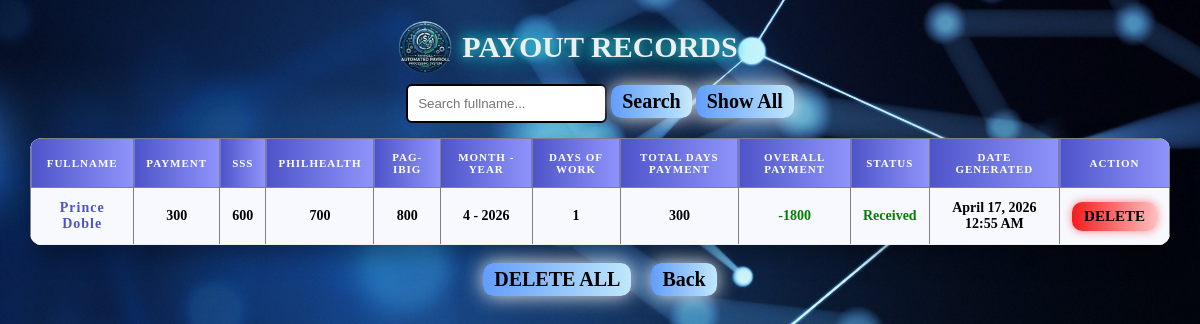
The app's page /AUTO_PAY/ADMIN/admin_emp_history.php with its own data.
### tables this page shows
CREATE TABLE `history` (
  `id` int(100) NOT NULL,
  `fullname` varchar(50) NOT NULL,
  `payment` int(50) NOT NULL,
  `sss` int(50) NOT NULL,
  `philhealth` int(50) NOT NULL,
  `pagibig` int(50) NOT NULL,
  `days` int(10) NOT NULL,
  `total_days_pay` int(10) NOT NULL,
  `total_payment` int(10) NOT NULL,
  `month` varchar(10) NOT NULL,
  `year` int(10) NOT NULL,
  `receipt_status` varchar(11) NOT NULL,
  `generated_at` timestamp(6) NOT NULL DEFAULT current_timestamp(6)
);

### AUTO_PAY/ADMIN/admin_emp_history.php (the view, shortened to what this page needs)
<?php
include "db.php";
if(isset($_POST['search']) && !empty($_POST['search_name'])){
    $search = $_POST['search_name'];
    $result = mysqli_query($conn,"
        SELECT * FROM history
        WHERE fullname LIKE '%$search%'
        ORDER BY id DESC
    ");
} else {
    $result = mysqli_query($conn,"
        SELECT * FROM history
        ORDER BY id DESC
    ");
}
?>
<div id="logo-box">
        <img id="logo" src="../logo.png">
    </div>
<h1>PAYOUT RECORDS</h1>
<form method="POST" style="margin-bottom:15px;">
    <input type="text" name="search_name" placeholder="Search fullname..."
           value="<?php echo isset($_POST['search_name']) ? $_POST['search_name'] : ''; ?>">
    <button id="search" type="submit" name="search">Search</button>
    <button id="show" type="submit" name="reset">Show All</button>
</form>
<div class="table-scroll">
    <table border="1" cellpadding="10">
        <tr>
            <th>FULLNAME</th>
            <th>PAYMENT</th>
            <th>SSS</th>
            <th>PHILHEALTH</th>
            <th>PAG-IBIG</th>
            <th>MONTH - YEAR</th>
            <th>DAYS OF WORK</th>
            <th>TOTAL DAYS PAYMENT</th>
            <th>OVERALL PAYMENT</th>
            <th>STATUS</th>
            <th>DATE GENERATED</th>
            <th>ACTION</th>
        </tr>
        <?php while($row = mysqli_fetch_assoc($result)){ ?>
        <tr>
            <td><?php echo $row['fullname']; ?></td>
            <td><?php echo $row['payment']; ?></td>
            <td><?php echo $row['sss']; ?></td>
            <td><?php echo $row['philhealth']; ?></td>
            <td><?php echo $row['pagibig']; ?></td>
            <td><?php echo $row['month']." - ".$row['year']; ?></td>
            <td><?php echo $row['days']; ?></td>
            <td><?php echo $row['total_days_pay']; ?></td>
            <td><?php echo $row['total_payment']; ?></td>
            <td style="color:
                <?php echo ($row['receipt_status']=="Received") ? "green" : "red"; ?>">
                <?php echo $row['receipt_status']; ?>
            </td>
            <td>
                <?php
                if(!empty($row['generated_at'])){
                    echo date("F d, Y h:i A", strtotime($row['generated_at']));
                } else {
                    echo date("F d, Y h:i A");
                }
                ?>
            </td>
            <td>
                <form method="POST" style="margin:0;">
                    <button type="submit" id="delete" name="delete">DELETE</button>
                </form>
            </td>
        </tr>
    <?php } ?>
    </table>
</div>
<form method="POST" id="bots">
    <button id="del_all" type="submit" name="delete_all">DELETE ALL</button>
    <button id="back" type="button" onclick="location.href='admins_view.php'">Back</button>
</form>

### AUTO_PAY/ADMIN/admin_emp_history.php (style rules this page uses)
* { margin: 0; padding: 0; box-sizing: border-box; }
#logo-box { position: absolute; top: 15px; left: 365px; display: flex; align-items: center; gap: 10px; z-index: 20; }
#logo { width: 120px; }
h1 { text-align: center; font-size: 30px; font-family: Copperplate, "Copperplate Gothic Light", fantasy; color: #edeeef; text-shadow: 0 0 10px #31a5a9, 0 0 20px #00f7ff; margin-bottom: 20px; }
form { text-align: center; margin-bottom: 15px; }
input[type="text"] { padding: 10px; border-radius: 6px; border: 2px solid black; outline: none; }
.table-scroll { max-height: 350px; overflow-y: auto; overflow-x: auto; border-radius: 12px; background: white; box-shadow: 0 10px 25px rgba(0,0,0,0.3); }
table { width: 100%; border-collapse: collapse; }
th { position: sticky; top: 0; background: linear-gradient(to right, #4e54c8, #8f94fb); color: white; padding: 12px; font-size: 11px; text-transform: uppercase; letter-spacing: 1px; z-index: 2; }
td { padding: 12px; text-align: center; font-weight: bold; border-bottom: 1px solid #eee; font-size: 14px; }
td:first-child { font-family:Copperplate, "Copperplate Gothic Light", fantasy; font-weight: bold; color: #4e54c8; letter-spacing: 1px; }
td:nth-child(9) { font-weight: bold; color:green; }
tr { background: #f7f9ff; }
td:nth-child(10) { font-weight: bold; }
td:nth-child(10)[style*="green"] { color: green !important; }
#search, #show, #back, #del_all { padding: 5px 11px; font-family:Copperplate, "Copperplate Gothic Light", fantasy; font-weight: bold; font-size: 20px; border-radius: 10px; border: none; background: linear-gradient(to right, #629dfa 0%, #c2e9fb 51%, #629dfa 100%); background-size: 200% auto; cursor: pointer; transition: 0.3s; box-shadow: 0 0 20px #eeeeee; }
#bots { display: flex; justify-content: center; gap: 20px; }
#delete { padding: 6px 12px; font-family:Copperplate, "Copperplate Gothic Light", fantasy; font-weight: bold; font-size: 15px; border-radius: 10px; border: none; background: linear-gradient(to right, #f51c1c 0%, #fbc2c2 51%, #b31a1a 100%); background-size: 200% auto; cursor: pointer; transition: 0.3s; box-shadow: 0 0 10px #ff8383; }

### records on screen
history: fullname "Prince Doble", payment "300", sss "600", philhealth "700", pagibig "800", month "4", year "2026", days "1", total_days_pay "300", total_payment "-1800", receipt_status "Received", generated_at "April 17, 2026 12:55 AM"
